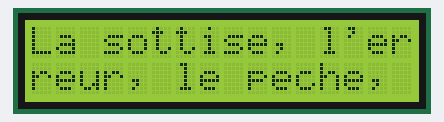
The sketch below on a simulated Arduino Uno, built with avr-gcc and run on an emulated ATmega328P. Shown: 16×2 character LCD.

Above: at 0.2 s.
At 2.2 s:
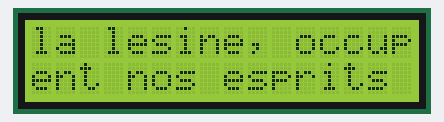
At 4.3 s:
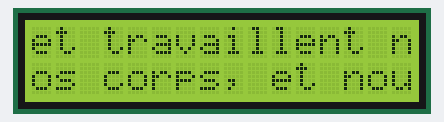
At 6.3 s:
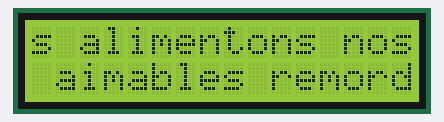
At 8.4 s:
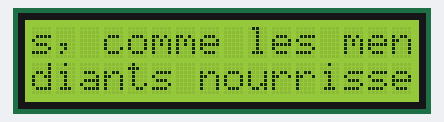
At 10.4 s:
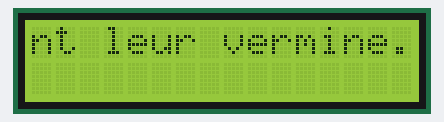

Measured:
- by itself, everything shown: repeats every 12.3 s, in 6 steps
- what the display in image 1 shows lasts 2.0 s, from 2.2 s to 4.2 s
- what the display in image 4 shows lasts 2.0 s, from 8.3 s to 10.3 s

The sketch:

TestLcd.ino
```cpp
#include <Wire.h>
#include <LiquidCrystal_I2C.h>
#include <SoftwareSerial.h>
#include <XBee.h> // make it added to include path

#include <Lcd.h>
#include <CommonValues.h>

Lcd * lcd;

void setup()
{
  lcd = Lcd::getInstance(); // Note: problem when instanciating as a global variable

  // Activate scrolling
  lcd->setScrollingOn(true);

  lcd->display("La sottise, l'erreur, le peche, la lesine, occupent nos esprits et travaillent nos corps, et nous alimentons nos aimables remords, comme les mendiants nourrissent leur vermine.");
}

void loop()
{
  lcd->scroll();
}
```
